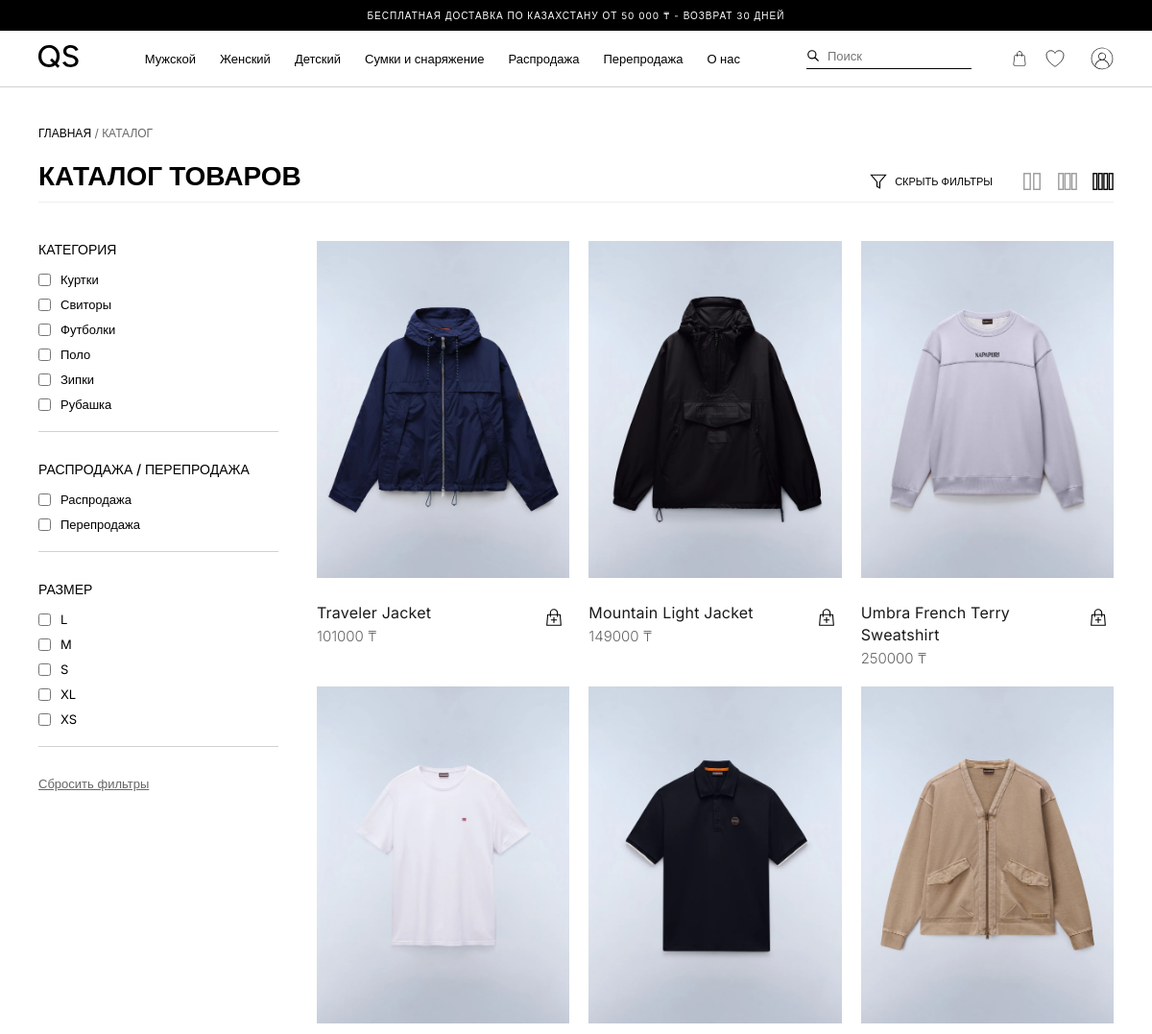
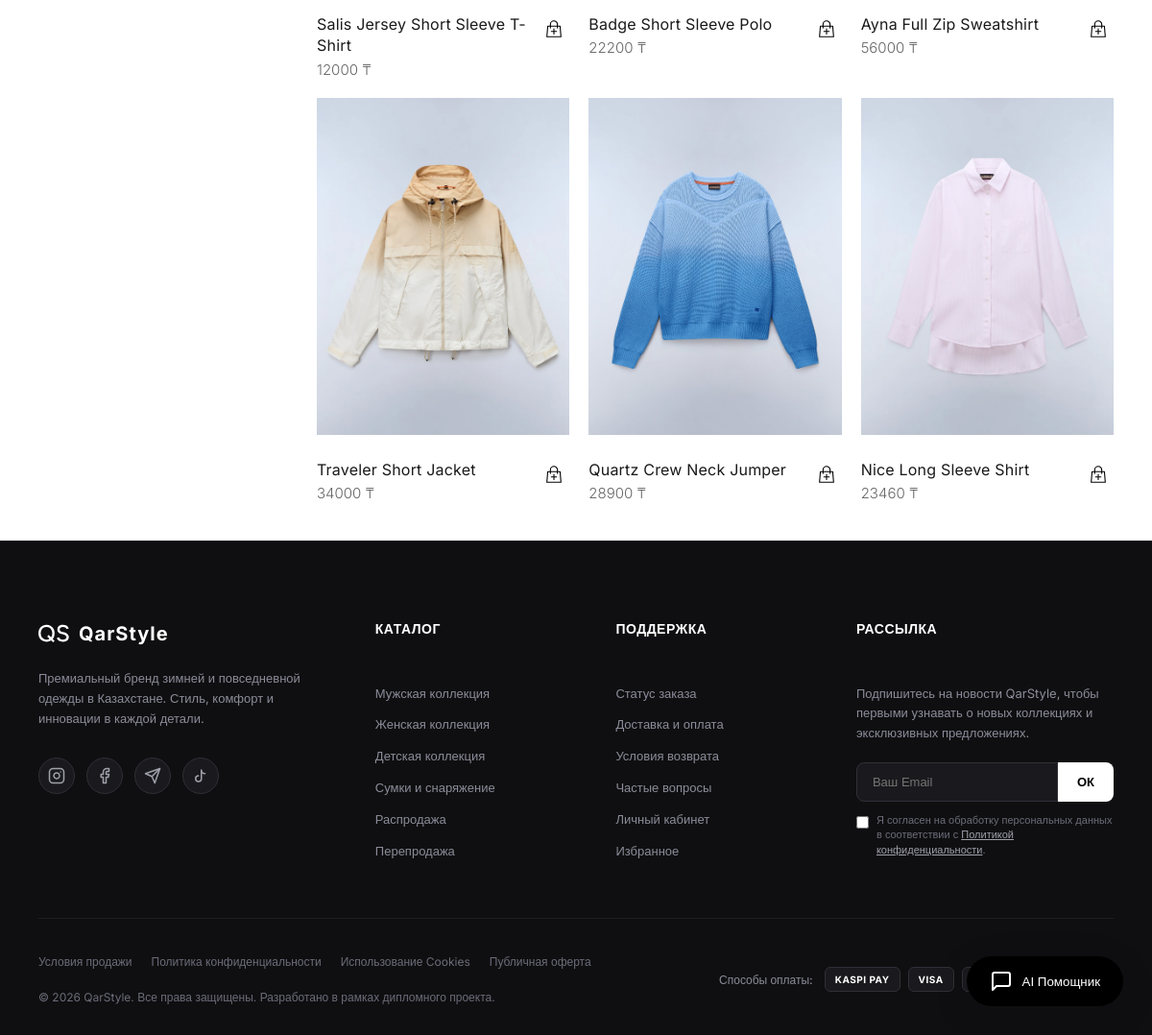
/catalog/ (signed in), run on the app's committed database (2 pictures, top to bottom).
### store/models.py (models this page shows, shortened)
class Category(models.Model):
    name = models.CharField(max_length=100, verbose_name="Название")
    slug = models.SlugField(unique=True, verbose_name="URL-имя")
    class Meta:
        verbose_name = "Категория"
        verbose_name_plural = "Категории"

class Size(models.Model):
    name = models.CharField(max_length=50, verbose_name="Размер")
    class Meta:
        verbose_name = "Размер"
        verbose_name_plural = "Размеры"

class Product(models.Model):
    department = models.ForeignKey(Department, on_delete=models.CASCADE, related_name='products', null=True, blank=True, verbose_name="Отдел")
    category = models.ForeignKey(Category, on_delete=models.CASCADE, related_name='products', verbose_name="Категория")
    name = models.CharField(max_length=200, verbose_name="Название")
    description = models.TextField(verbose_name="Описание", blank=True)
    price = models.DecimalField(max_digits=10, decimal_places=0, verbose_name="Цена (₸)")
    image = models.ImageField(upload_to='products/', verbose_name="Изображение", blank=True, null=True)
    original_color = models.ForeignKey(Color, on_delete=models.SET_NULL, null=True, blank=True, related_name='original_products', verbose_name="Цвет оригинала")
    available = models.BooleanField(default=True, verbose_name="В наличии")
    is_sale = models.BooleanField(default=False, verbose_name="Распродажа")
    is_resale = models.BooleanField(default=False, verbose_name="Перепродажа")
    class Meta:
        verbose_name = "Товар"
        verbose_name_plural = "Товары"

### store/views.py (the view)
# urls.py: path('catalog/', views.catalog, name='catalog'),
def catalog(request):
    categories = Category.objects.all()
    departments = Department.objects.all()
    sizes = Size.objects.filter(variants__stock__gt=0).distinct().order_by('name')
    products = Product.objects.filter(available=True).select_related('original_color').prefetch_related('variants__color', 'images__color')
    search_query = request.GET.get('q')
    if search_query:
        products = products.filter(name__icontains=search_query)
    department_slug = request.GET.get('department')
    if department_slug:
        products = products.filter(department__slug=department_slug)
    if request.GET.get('sale') == '1':
        products = products.filter(is_sale=True)
    if request.GET.get('resale') == '1':
        products = products.filter(is_resale=True)
    selected_categories = request.GET.getlist('category')
    if selected_categories:
        products = products.filter(category__id__in=selected_categories)
    selected_sizes = request.GET.getlist('size')
    if selected_sizes:
        products = products.filter(variants__size__id__in=selected_sizes, variants__stock__gt=0).distinct()
    favorite_ids = get_favorite_ids(request)
    products_list = list(products)
    _attach_card_colors(products_list)
    return render(request, 'store/catalog.html', {
        'products': products_list,
        'categories': categories,
        'departments': departments,
        'sizes': sizes,
        'selected_categories': [int(i) for i in selected_categories if i.isdigit()],
        'selected_sizes': [int(i) for i in selected_sizes if i.isdigit()],
        'selected_department': department_slug,
        'selected_sale': request.GET.get('sale') == '1',
        'selected_resale': request.GET.get('resale') == '1',
        'search_query': search_query or '',
        'favorite_ids': favorite_ids
    })

### store/templates/store/catalog.html (shortened to what this page needs)
{% load static %}
<!DOCTYPE html>
<html lang="ru">
<head>
  <link rel="stylesheet" href="{% static 'store/styles.css' %}?v=26">
</head>
<body>
  <div class="top-bar">
    БЕСПЛАТНАЯ ДОСТАВКА ПО КАЗАХСТАНУ ОТ 50 000 ₸ - ВОЗВРАТ 30 ДНЕЙ
  </div>
  <header class="header">
    <div class="header-left">
      <a href="{% url 'index' %}" class="logo">
        <img src="{% static 'store/QS.svg' %}" alt="QarStyle Logo">
      </a>
    </div>
    <nav class="nav-links" id="nav-links">
      <a href="{% url 'catalog' %}?department=mens">Мужской</a>
      <a href="{% url 'catalog' %}?department=womens">Женский</a>
      <a href="{% url 'catalog' %}?department=kids">Детский</a>
      <a href="{% url 'catalog' %}?department=bags-gear">Сумки и снаряжение</a>
      <a href="{% url 'catalog' %}?sale=1">Распродажа</a>
      <a href="{% url 'catalog' %}?resale=1">Перепродажа</a>
      <a href="{% url 'about' %}">О нас</a>
    </nav>
    <div class="header-right">
      <form class="search-bar" method="GET" action="{% url 'catalog' %}">
        <svg xmlns="http://www.w3.org/2000/svg" fill="none" viewBox="0 0 24 24" stroke="currentColor">
          <path stroke-linecap="round" stroke-linejoin="round" stroke-width="2" d="M21 21l-6-6m2-5a7 7 0 11-14 0 7 7 0 0114 0z" />
        </svg>
        <input type="text" name="q" placeholder="Поиск" required>
      </form>
      <div class="icons">
        <a href="{% url 'cart' %}" style="text-decoration: none; display: flex; align-items: center; position: relative;">
          <img src="{% static 'store/image-2_1.svg' %}" alt="Cart" style="cursor: pointer;">
        </a>
        <a href="{% url 'favorites' %}" class="header-fav-btn" aria-label="Избранное" style="text-decoration: none; display: flex; align-items: center; color: #000; position: relative;">
          <svg width="24" height="24" viewBox="0 0 24 24" fill="none" stroke="currentColor" stroke-width="0.75"><path d="M21 8.25c0-2.485-2.099-4.5-4.688-4.5-1.935 0-3.597 1.126-4.312 2.733-.715-1.607-2.377-2.733-4.313-2.733C5.1 3.75 3 5.765 3 8.25c0 7.22 9 12 9 12s9-4.78 9-12z"/></svg>
        </a>
        <a href="{% if request.user.is_authenticated %}{% url 'profile' %}{% else %}{% url 'login' %}{% endif %}" style="text-decoration: none; display: flex; align-items: center; margin-left: 10px;">
          <img src="{% static 'store/free-icon-user-5617164.svg' %}" alt="User" style="cursor: pointer; width: 24px; height: 24px;">
        </a>
      </div>
    </div>
  </header>
  <main class="catalog-page">
    <div class="breadcrumbs">
      <a href="{% url 'index' %}">Главная</a> /
      {% if selected_department == 'mens' %}
        <a href="{% url 'catalog' %}?department=mens">Мужской</a> / <span>Куртки и верхняя одежда</span>
      {% elif selected_department == 'womens' %}
        <a href="{% url 'catalog' %}?department=womens">Женский</a> / <span>Куртки и верхняя одежда</span>
      {% elif selected_department == 'kids' %}
        <a href="{% url 'catalog' %}?department=kids">Детский</a> / <span>Куртки и верхняя одежда</span>
      {% elif selected_department == 'bags-gear' %}
        <a href="{% url 'catalog' %}?department=bags-gear">Сумки и снаряжение</a> / <span>Все товары</span>
      {% else %}
        <span>Каталог</span>
      {% endif %}
    </div>
    <div class="catalog-header" style="display: flex; justify-content: space-between; align-items: flex-end; border-bottom: 1px solid #eee; padding-bottom: 10px;">
      <h1 style="margin-bottom: 0;">
      {% if selected_department == 'mens' %}
        Мужская верхняя одежда
      {% elif selected_department == 'womens' %}
        Женская верхняя одежда
      {% elif selected_department == 'kids' %}
        Детская верхняя одежда
      {% elif selected_department == 'bags-gear' %}
        Сумки и снаряжение
      {% elif selected_sale %}
        Распродажа
      {% elif selected_resale %}
        Перепродажа (Circular)
      {% elif search_query %}
        Результаты поиска для "{{ search_query }}"
      {% else %}
        Каталог товаров
      {% endif %}
      </h1>
      <div class="catalog-controls" style="display: flex; gap: 30px; align-items: center;">
        <button id="toggle-filter-btn" style="background: none; border: none; cursor: pointer; font-size: 11px; text-transform: uppercase; font-family: 'Inter', sans-serif; display: flex; align-items: center; gap: 8px; color: #000; padding: 0;">
          <svg width="18" height="18" viewBox="0 0 24 24" fill="none" stroke="currentColor" stroke-width="1.5"><polygon points="22 3 2 3 10 12.46 10 19 14 21 14 12.46 22 3"></polygon></svg>
          <span id="filter-btn-text">Скрыть фильтры</span>
        </button>
        <div class="grid-view-controls" style="display: flex; gap: 15px; align-items: center;">
          <button onclick="setGridColumns(2)" style="background: none; border: none; cursor: pointer; padding: 0; color: #999; display: flex;" class="grid-btn grid-btn-2">
             <svg width="22" height="22" viewBox="0 0 24 24" fill="none" stroke="currentColor" stroke-width="1.5"><rect x="3" y="3" width="7" height="18"></rect><rect x="14" y="3" width="7" height="18"></rect></svg>
          </button>
          <button onclick="setGridColumns(3)" style="background: none; border: none; cursor: pointer; padding: 0; color: #999; display: flex;" class="grid-btn grid-btn-3">
             <svg width="22" height="22" viewBox="0 0 24 24" fill="none" stroke="currentColor" stroke-width="1.5"><rect x="2" y="3" width="5" height="18"></rect><rect x="9" y="3" width="6" height="18"></rect><rect x="17" y="3" width="5" height="18"></rect></svg>
          </button>
          <button onclick="setGridColumns(4)" style="background: none; border: none; cursor: pointer; padding: 0; color: #000; display: flex;" class="grid-btn grid-btn-4 active">
             <svg width="22" height="22" viewBox="0 0 24 24" fill="none" stroke="currentColor" stroke-width="1.5"><rect x="1" y="3" width="4" height="18"></rect><rect x="7" y="3" width="4" height="18"></rect><rect x="13" y="3" width="4" height="18"></rect><rect x="19" y="3" width="4" height="18"></rect></svg>
          </button>
        </div>
      </div>
    </div>
    <div class="catalog-layout">
      <form class="sidebar" method="GET" action="{% url 'catalog' %}" id="filter-form">
        <div class="filter-section">
          <h3>Категория</h3>
          <div class="filter-list">
            {% for cat in categories %}
            <label>
              <input type="checkbox" name="category" value="{{ cat.id }}" {% if cat.id in selected_categories %}checked{% endif %} onchange="this.form.submit()">
              {{ cat.name }}
            </label>
            {% endfor %}
          </div>
        </div>
        <div class="filter-section">
          <h3>Распродажа / Перепродажа</h3>
          <div class="filter-list">
            <label>
              <input type="checkbox" name="sale" value="1" {% if selected_sale %}checked{% endif %} onchange="this.form.submit()">
              Распродажа
            </label>
            <label>
              <input type="checkbox" name="resale" value="1" {% if selected_resale %}checked{% endif %} onchange="this.form.submit()">
              Перепродажа
            </label>
          </div>
        </div>
        <div class="filter-section">
          <h3>Размер</h3>
          <div class="filter-list">
            {% for size in sizes %}
            <label>
              <input type="checkbox" name="size" value="{{ size.id }}" {% if size.id in selected_sizes %}checked{% endif %} onchange="this.form.submit()">
              {{ size.name }}
            </label>
            {% empty %}
            <span style="font-size:12px; color:var(--text-muted);">Нет доступных размеров</span>
            {% endfor %}
          </div>
        </div>
        <a href="{% url 'catalog' %}" style="display: block; margin-top: 10px; font-size: 13px; color: var(--text-muted); text-decoration: underline;">Сбросить фильтры</a>
      </form>
      <div class="catalog-grid">
      {% for product in products %}
      <div class="product-card">
        <div class="image-wrapper">
          <a href="{% url 'product_detail' product.id %}" style="display: block; width: 100%; height: 100%;">
            <div class="card-slider-container" style="position:relative; width:100%; height:100%;">
              {% if product.image %}
                <img src="{{ product.image.url }}" data-color-id="{{ product.original_color_id|default:'original' }}" alt="{{ product.name }}" class="product-image active">
              {% endif %}
            </div>
          </a>
        </div>
        <div class="product-info">
          <div class="product-details">
            <h3><a href="{% url 'product_detail' product.id %}" style="text-decoration:none; color:inherit;">{{ product.name }}</a></h3>
            <span class="price">{{ product.price }} ₸</span>
          </div>
          <form method="POST" action="{% url 'add_to_cart' product.id %}" style="margin:0;">
            <button type="submit" class="cart-btn" aria-label="Добавить в корзину">
              <svg viewBox="0 0 24 24" fill="none" stroke="currentColor" stroke-width="1.5" width="20" height="20">
                <path stroke-linecap="round" stroke-linejoin="round" d="M16 11V7a4 4 0 00-8 0v4M5 9h14l1 12H4L5 9z" />
                <path stroke-linecap="round" stroke-linejoin="round" d="M9 15h6m-3-3v6" />
              </svg>
            </button>
          </form>
        </div>
      </div>
      {% empty %}
      <p style="text-align:center; width:100%; grid-column: 1 / -1;">В этой категории пока нет товаров.</p>
      {% endfor %}
      </div>
    </div>
  </main>
  {% include 'store/footer.html' %}
  {% include 'store/ai_assistant.html' %}
</body>
</html>

### data on the page
Category: name "Куртки"
Category: name "Свиторы"
Category: name "Футболки"
Category: name "Поло"
Category: name "Зипки"
Category: name "Рубашка"
Size: name "L"
Size: name "M"
Size: name "S"
Size: name "XL"
Size: name "XS"
Product: image (picture), name "Traveler Jacket", price "101000"
Product: image (picture), name "Mountain Light Jacket", price "149000"
Product: image (picture), name "Umbra French Terry Sweatshirt", price "250000"
Product: image (picture), name "Salis Jersey Short Sleeve T-Shirt", price "12000"
Product: image (picture), name "Badge Short Sleeve Polo", price "22200"
Product: image (picture), name "Ayna Full Zip Sweatshirt", price "56000"
Product: image (picture), name "Traveler Short Jacket", price "34000"
Product: image (picture), name "Quartz Crew Neck Jumper", price "28900"
Product: image (picture), name "Nice Long Sleeve Shirt", price "23460"
